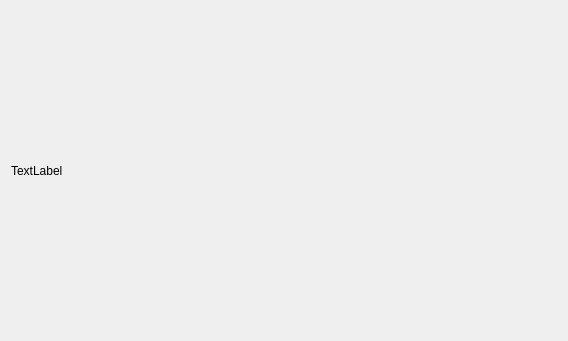
<?xml version="1.0" encoding="UTF-8"?>
<ui version="4.0">
 <class>Buff</class>
 <widget class="QWidget" name="Buff">
  <property name="geometry">
   <rect>
    <x>0</x>
    <y>0</y>
    <width>568</width>
    <height>341</height>
   </rect>
  </property>
  <property name="sizePolicy">
   <sizepolicy hsizetype="Preferred" vsizetype="Expanding">
    <horstretch>0</horstretch>
    <verstretch>0</verstretch>
   </sizepolicy>
  </property>
  <property name="windowTitle">
   <string>Form</string>
  </property>
  <layout class="QHBoxLayout" name="horizontalLayout">
   <item>
    <widget class="QLabel" name="buffIconLabel">
     <property name="sizePolicy">
      <sizepolicy hsizetype="Ignored" vsizetype="Ignored">
       <horstretch>0</horstretch>
       <verstretch>0</verstretch>
      </sizepolicy>
     </property>
     <property name="text">
      <string>TextLabel</string>
     </property>
    </widget>
   </item>
  </layout>
 </widget>
 <resources/>
 <connections/>
</ui>
